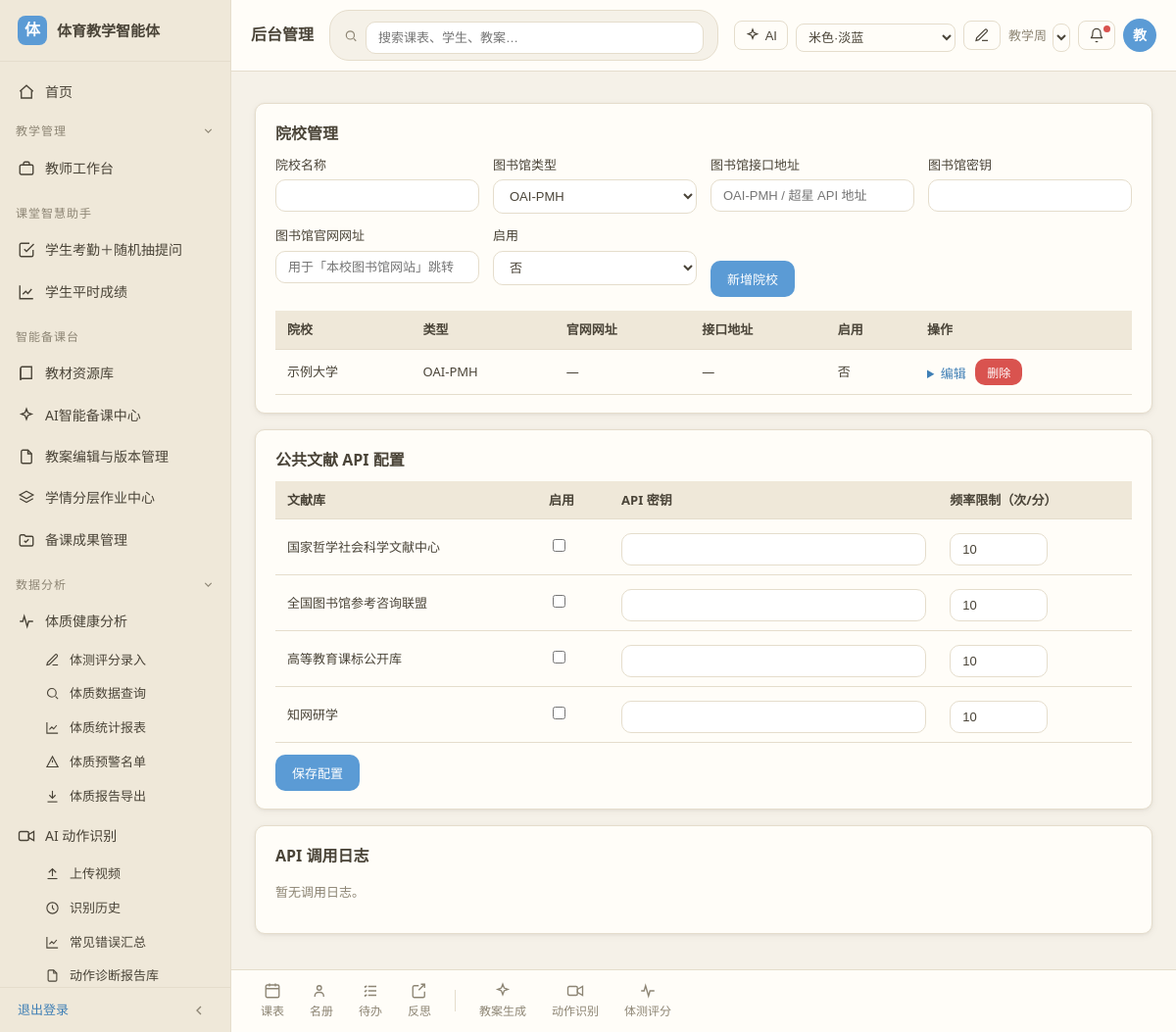
The app's page /settings/admin/ (signed in) with its own data.
### models.py (models this page shows)
class School(db.Model):
    __tablename__ = 'schools'
    id = db.Column(db.Integer, primary_key=True)
    name = db.Column(db.String(120), nullable=False)
    lib_type = db.Column(db.String(20))  # oai / superstar
    lib_endpoint = db.Column(db.String(300))
    lib_key = db.Column(db.String(200))
    lib_website = db.Column(db.String(500))  # 图书馆官网网址（用于跳转）
    lib_enabled = db.Column(db.Boolean, default=False)
    created_at = db.Column(db.DateTime, default=datetime.utcnow)

### routes/admin.py (the view)
@admin_bp.route('/')
@login_required
def index():
    schools = School.query.order_by(School.id).all()
    config = get_public_config()
    logs = ApiLog.query.order_by(ApiLog.id.desc()).limit(50).all()
    return render_template('admin.html', active='settings',
                           schools=schools, config=config, public_labels=PUBLIC_LABELS,
                           public_keys=PUBLIC_API_KEYS, lib_types=LIB_TYPES, logs=logs)

### security.py (called while the page is built)
def login_required(f):
    @wraps(f)
    def wrapper(*args, **kwargs):
        if 'user_id' not in session:
            return redirect(url_for('auth.login', next=request.path))
        return f(*args, **kwargs)
    return wrapper

def current_user_id():
    return session.get('user_id')

### templates/admin.html (shortened to what this page needs)
{% extends 'base.html' %}
{% block page_title %}后台管理{% endblock %}
{% block content %}
<div class="card">
  <h2>院校管理</h2>
  <form method="post" action="{{ url_for('admin.school_add') }}" class="form-grid" style="margin-bottom:14px">
    <label>院校名称 <input type="text" name="name" required></label>
    <label>图书馆类型
      <select name="lib_type">{% for v, n in lib_types %}<option value="{{ v }}">{{ n }}</option>{% endfor %}</select>
    </label>
    <label>图书馆接口地址 <input type="text" name="lib_endpoint" placeholder="OAI-PMH / 超星 API 地址"></label>
    <label>图书馆密钥 <input type="password" name="lib_key" autocomplete="off"></label>
    <label>图书馆官网网址 <input type="text" name="lib_website" placeholder="用于「本校图书馆网站」跳转"></label>
    <label>启用 <select name="lib_enabled"><option value="0">否</option><option value="1">是</option></select></label>
    <div style="display:flex;align-items:flex-end"><button type="submit" class="btn btn-primary">新增院校</button></div>
  </form>
  {% if schools %}
  <table>
    <thead><tr><th>院校</th><th>类型</th><th>官网网址</th><th>接口地址</th><th>启用</th><th>操作</th></tr></thead>
    <tbody>
      {% for s in schools %}
      <tr>
        <td>{{ s.name }}</td>
        <td>{{ 'OAI-PMH' if s.lib_type == 'oai' else '超星' }}</td>
        <td>{{ s.lib_website or '—' }}</td>
        <td>{{ s.lib_endpoint or '—' }}</td>
        <td>{{ '是' if s.lib_enabled else '否' }}</td>
        <td>
          <details>
            <summary>编辑</summary>
          </details>
          <form method="post" action="{{ url_for('admin.school_delete', sid=s.id) }}" style="display:inline" onsubmit="return confirm('确定删除该院校吗？')">
            <button type="submit" class="btn btn-danger btn-sm">删除</button>
          </form>
        </td>
      </tr>
      {% endfor %}
    </tbody>
  </table>
  {% else %}<p class="muted">暂无院校。</p>{% endif %}
</div>
<div class="card">
  <h2>公共文献 API 配置</h2>
  <form method="post" action="{{ url_for('admin.public_config') }}">
    <table>
      <thead><tr><th>文献库</th><th>启用</th><th>API 密钥</th><th>频率限制（次/分）</th></tr></thead>
      <tbody>
        {% for k in public_keys %}
        <tr>
          <td>{{ public_labels[k] }}</td>
          <td><input type="checkbox" name="enabled_{{ k }}" value="1" {{ 'checked' if config[k].enabled }}></td>
          <td><input type="password" name="key_{{ k }}" value="{{ config[k].api_key }}" autocomplete="off"></td>
          <td><input type="number" name="rate_{{ k }}" value="{{ config[k].rate }}" min="1" style="width:100px"></td>
        </tr>
        {% endfor %}
      </tbody>
    </table>
    <div style="margin-top:12px"><button type="submit" class="btn btn-primary">保存配置</button></div>
  </form>
</div>
<div class="card">
  <h2>API 调用日志</h2>
  {% if logs %}
  <table>
    <thead><tr><th>时间</th><th>来源</th><th>关键词</th></tr></thead>
    <tbody>
      {% for l in logs %}
      <tr><td>{{ l.created_at }}</td><td>{{ l.source }}</td><td>{{ l.keyword }}</td></tr>
      {% endfor %}
    </tbody>
  </table>
  {% else %}<p class="muted">暂无调用日志。</p>{% endif %}
</div>
{% endblock %}

### static/css/style.css (style rules this page uses)
:root { --bg: #f5f1e8; --sidebar: #efe8d9; --card: #fffdf8; --border: #e5ddcc; --text: #4a4438; --text-muted: #8d8574; --primary: #5b9bd5; --primary-hover: #4a8bc4; --primary-bg: #e8f1f8; --link: #3f7fb5; --success: #6aa84f; --warning: #e6a23c; --danger: #d9534f; --topbar-bg: #fffdf8; --radius: 10px; --shadow: 0 1px 3px rgba(74, 68, 56, .07), 0 2px 8px rgba(74, 68, 56, .05); }
* { box-sizing: border-box; }
html, body { height: 100%; }
body { margin: 0; background: var(--bg); color: var(--text); font-family: "Microsoft YaHei", "PingFang SC", "Segoe UI", sans-serif; font-size: 14px; line-height: 1.6; }
h1, h2, h3 { margin: 0 0 .5em; font-weight: 600; color: var(--text); }
h2 { font-size: 16px; }
.muted { color: var(--text-muted); font-size: 13px; }
.card { background: var(--card); border: 1px solid var(--border); border-radius: var(--radius); box-shadow: var(--shadow); padding: 18px 20px; margin-bottom: 16px; }
.card > h2, .card > h3 { margin-top: 0; }
.btn { display: inline-block; padding: 8px 16px; border: 1px solid transparent; border-radius: var(--radius); font-size: 13px; cursor: pointer; background: var(--card); color: var(--text); }
.btn-primary { background: var(--primary); color: #fff; }
.btn-danger { background: var(--danger); color: #fff; }
.btn-sm { padding: 4px 11px; font-size: 12px; }
label { display: block; margin-bottom: 12px; font-size: 13px; color: var(--text); }
input[type=text], input[type=password], input[type=number], input[type=date], input[type=time], input[type=datetime-local], select, textarea { display: block; width: 100%; margin-top: 5px; padding: 8px 12px; border: 1px solid var(--border); border-radius: var(--radius); background: #fff; color: var(--text); font-size: 13px; }
.form-grid { display: grid; grid-template-columns: repeat(auto-fit, minmax(170px, 1fr)); gap: 0 14px; }
.form-grid label { margin-bottom: 12px; }
table { width: 100%; border-collapse: collapse; background: var(--card); }
th, td { padding: 9px 12px; text-align: left; border-bottom: 1px solid var(--border); font-size: 13px; }
th { background: var(--sidebar); font-weight: 600; }
details { display: inline-block; margin-right: 6px; vertical-align: middle; }
details summary { cursor: pointer; color: var(--link); font-size: 13px; }

### records on screen
School: name "示例大学", lib_type "OAI-PMH", lib_website "—", lib_endpoint "—", lib_enabled "否"

### other values on screen
{{ user_initial }} "教"
{{ public_labels[k] }} "国家哲学社会科学文献中心" "全国图书馆参考咨询联盟" "高等教育课标公开库" "知网研学"
form field lib_type "OAI-PMH"
